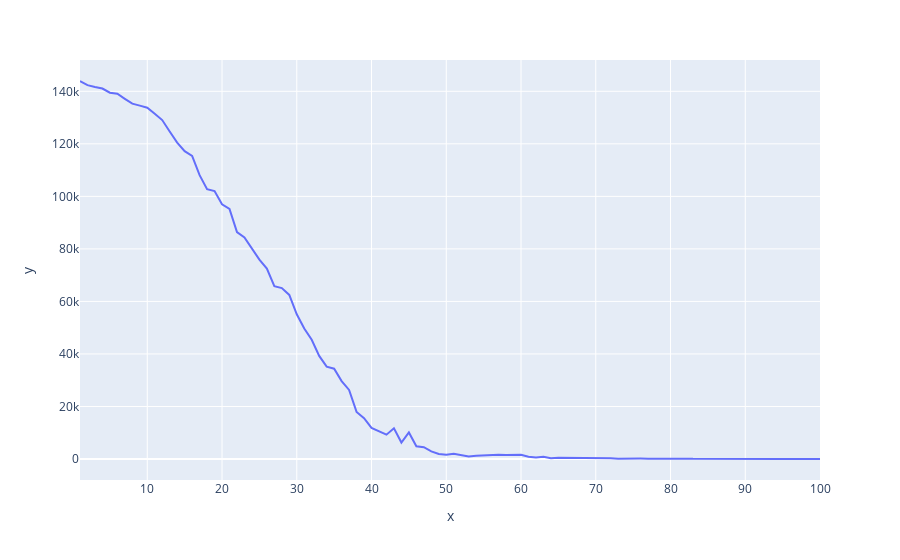

Write notebook code for a chart like this one.
### Code cell
optimize_and_plot(ellipsoid_function)
